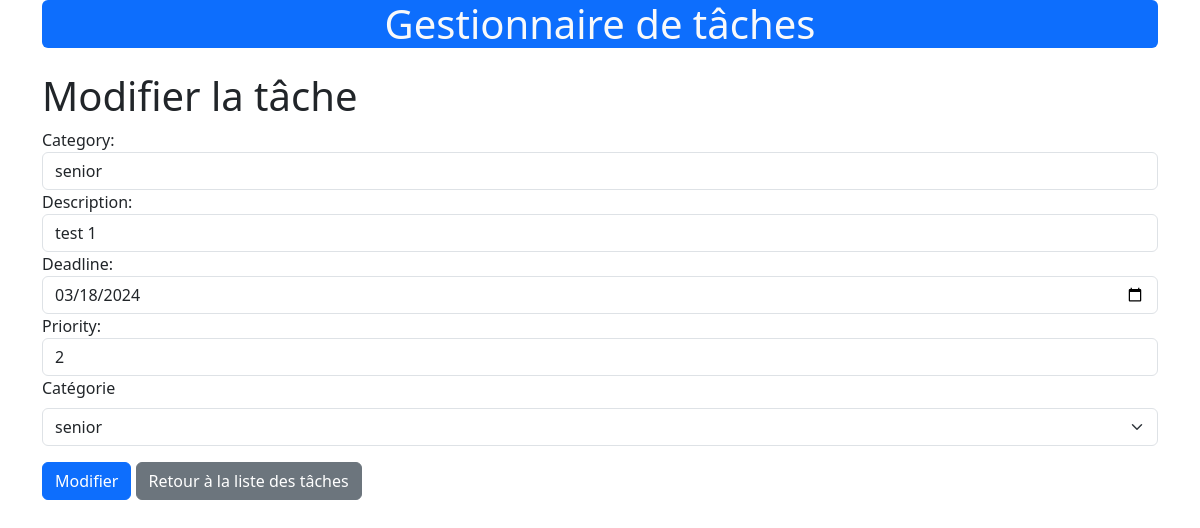
The page /update/3/ on the database its author committed.
### tasks/models.py (models this page shows, shortened)
class Task(models.Model):
    PRIORITIES = (
        (1, '1'),
        (2, '2'),
        (3, '3'),
        (4, '4'),
        (5, '5'),
    )
    description = models.CharField(max_length=200)
    deadline = models.DateField()
    priority = models.IntegerField(choices=PRIORITIES)
    category = models.ForeignKey(Category, on_delete=models.CASCADE)

### tasks/views.py (the view)
# urls.py: path('update/<int:pk>/', views.update_task, name='update_task'),
def update_task(request, pk):
    task = get_object_or_404(Task, pk=pk)
    if request.method == 'POST':
        form = TaskForm(request.POST, instance=task)
        if form.is_valid():
            form.save()
            return redirect('task_list')
    else:
        form = TaskForm(instance=task)
    context = {
        'form': form,
        'categories': Category.objects.all(),
        'tasks': Task.objects.all()  # Ajouter toutes les tâches au contexte
    }
    return render(request, 'tasks/update_task.html', context)

### tasks/forms.py
class TaskForm(forms.ModelForm):
    class Meta:
        model = Task
        fields = ['category','description', 'deadline', 'priority',]  # Ajoutez 'category' aux champs du formulaire
        widgets = {
            'deadline': forms.DateInput(attrs={'class': 'form-control','type': 'date'}),
            'description': forms.TextInput(attrs={'class': 'form-control','placeholder':  'Ajouter une description'}),
            'category': forms.Select(attrs={'class': 'form-control'}, choices=[('', 'Sélectionnez une catégorie')]),
            'priority': forms.Select(attrs={'class': 'form-control'}),
        }

### tasks/models.py (called while the page is built)
    def __str__(self):
        return self.name

### tasks/templates/tasks/update_task.html (shortened to what this page needs)
{% extends 'base.html' %}
{% block content %}
<div class="container mt-4">
    <div class="row">
        <div class="col">
            <h1>Modifier la tâche</h1>
            <form method="post">
                {{form}}
                <div class="mb-3">
                    <label for="category" class="form-label">Catégorie</label>
                    <select class="form-select" id="category" name="category">
                        {% for category in categories %}
                            <option value="{{ category.id }}" {% if form.category.value == category.id %} selected {% endif %}>{{ category.name }}</option>
                        {% endfor %}
                    </select>
                </div>
                <div>
                    <button type="submit" class="btn btn-primary">Modifier</button>
                    <a href="{% url 'task_list' %}" class="btn btn-secondary">Retour à la liste des tâches</a>
                </div>
            </form>
        </div>
    </div>
</div>
{% endblock %}

### rows shown on the page
Task: category "senior", description "test 1", deadline "03/18/2024", priority "2"

### other values the page prints
form field category "senior"
